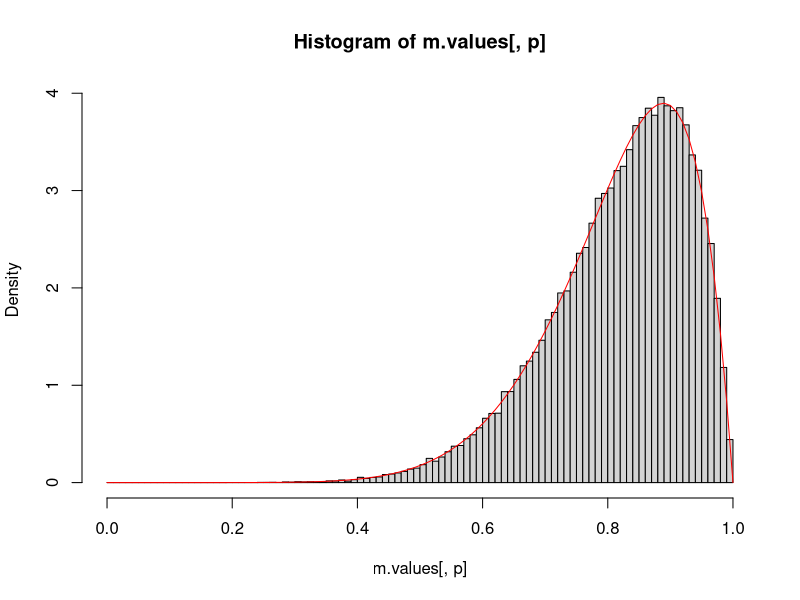

The R script that drew this image:
# 検証:
# [0-1] の一様分布に従う p+q-1 個の確率変数を大きさの順で並び替えると
# 小さい方から p 番目の値は β(p, q) に従う

# サンプリング回数
n <- 100000

# β分布のパラメータ
p <- 9
q <- 2

m.values <- matrix(NA, nrow=n, ncol=p+q-1)
for(i in 1:n) {
  m.values[i,] <- sort(runif(p+q-1, 0, 1), decreasing=F)
}

# 結果の図示
hist(m.values[, p], breaks=seq(0, 1, 0.01), freq=F)
lines(x=seq(0, 1, 0.01), y=dbeta(x=seq(0, 1, 0.01), p, q), col="red")